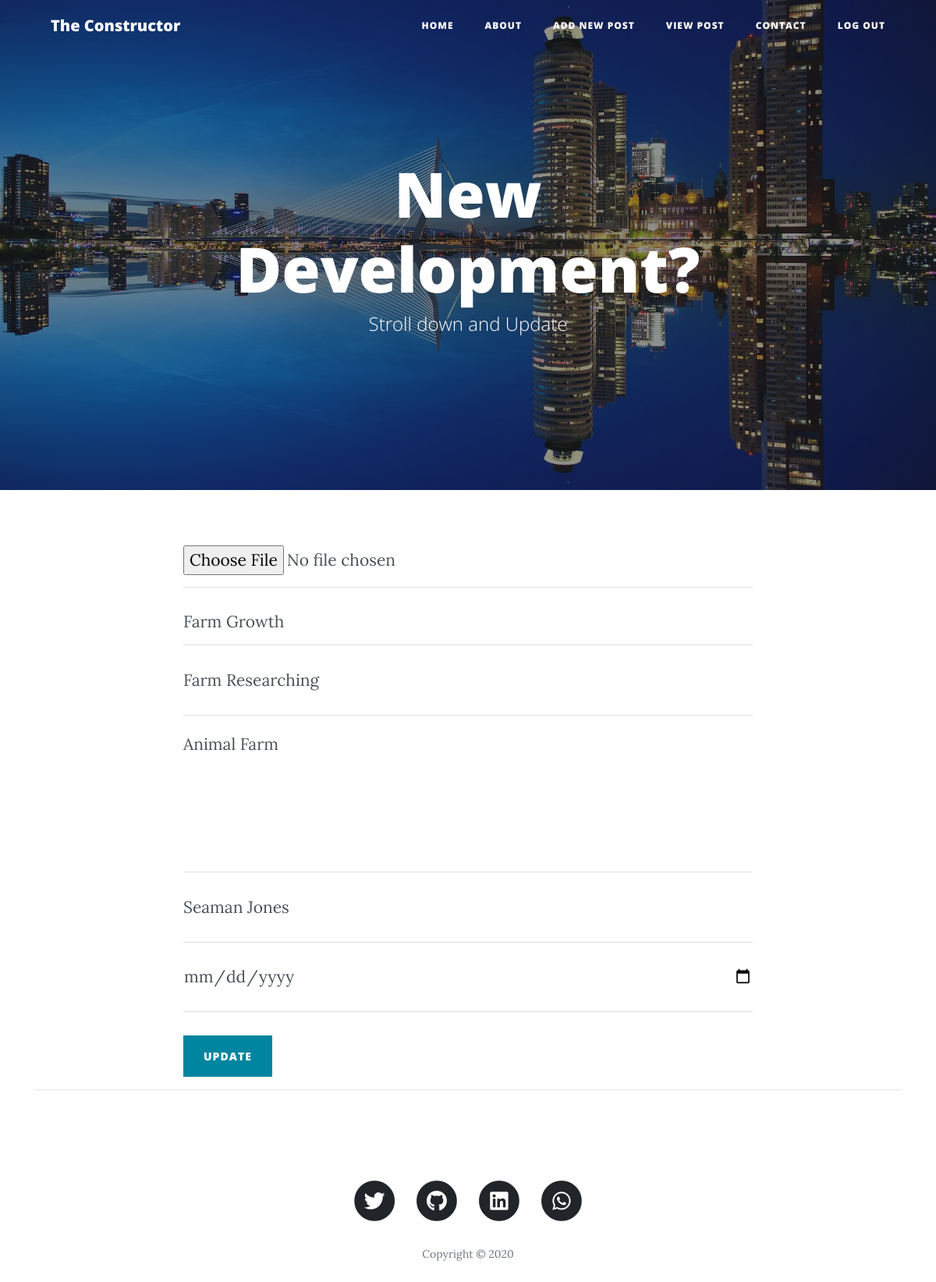
/update_edit.php?id=1 (signed in), run on the app's committed database.
### tables this page shows
CREATE TABLE `newpost` (
  `ID` int(11) NOT NULL,
  `PostImage` varchar(225) NOT NULL,
  `PostHeading` varchar(50) DEFAULT NULL,
  `SubHeading` varchar(200) DEFAULT NULL,
  `PostContent` text DEFAULT NULL,
  `Author` varchar(50) DEFAULT NULL,
  `PostingDate` datetime DEFAULT NULL
);

### update_edit.php (the view, shortened to what this page needs)
<?php
include("connection.php");
 if(isset($_GET['id'])){
  $id = $_GET['id'];
  $sql="SELECT * from newpost where id = $id";
  $result=$con->query($sql);
}else{
}
?>
<!DOCTYPE html>
<html lang="en">
<head>
  <link rel="stylesheet" href="https://cdn.jsdelivr.net/npm/bootstrap@4.5.3/dist/css/bootstrap.min.css">
  <link href="https://cdnjs.cloudflare.com/ajax/libs/font-awesome/5.15.1/css/all.min.css" rel="stylesheet" type="text/css">
  <link href="asset/css/clean-blog.min.css" rel="stylesheet">
</head>
<body>
  <nav class="navbar navbar-expand-lg navbar-light fixed-top" id="mainNav">
    <div class="container">
      <a class="navbar-brand" href="index.php">The Constructor</a>
      <?php
          include("nav_bar.php");
        ?>
    </div>
  </nav>
    <header class="masthead" style="background-image: url('asset/images/rotterdam-1598418_1920.jpg')">
    <div class="overlay"></div>
    <div class="container">
      <div class="row">
        <div class="col-lg-8 col-md-10 mx-auto">
          <div class="page-heading">
            <h1>New Development?</h1>
            <span class="subheading">Stroll down and Update</span>
          </div>
        </div>
      </div>
    </div>
  </header>
    <div class="container">
    <div class="row">
      <div class="col-lg-8 col-md-10 mx-auto">
      <?php
        if(isset($_GET['id'])){
        if(mysqli_num_rows($result) > 0){
          $row = mysqli_fetch_assoc($result);
          ?>
        <form method="post" action="process.php" name="sentMessage" id="contactForm" enctype="multipart/form-data" >
        <div class="control-group">
            <div class="form-group floating-label-form-group controls">
              <input type="file" class="form-control" id="fileToUpload" name="file" value="">
            </div>
          </div>
          <div class="control-group">
            <div class="form-group floating-label-form-group controls">
              <input type="text" class="form-control" placeholder="Post Heading" id="name" name="postHeading" value="<?php echo $row ['PostHeading'];?>" >
            </div>
          </div>
          <div class="control-group">
            <div class="form-group floating-label-form-group controls">
              <input type="text" class="form-control" placeholder="Sub-heading" id="email" name="subHeading" value="<?php echo $row ['SubHeading'];?>"  required data-validation-required-message="Please subheading">
            </div>
          </div>
          <div class="control-group">
            <div class="form-group floating-label-form-group controls">
              <textarea rows="5" class="form-control" placeholder="Post Content" id="message" name="postContent" required data-validation-required-message="Please enter the post content"><?php echo $row ['PostContent'];?></textarea>
            </div>
          </div>
          <div class="control-group">
            <div class="form-group col-xs-12 floating-label-form-group controls">
              <input type="text" class="form-control" placeholder="Author" id="phone" name="author" value="<?php echo $row ['Author'];?>"  required data-validation-required-message="Please enter the author's name.">
            </div>
            <div class="control-group">
              <div class="form-group col-xs-12 floating-label-form-group controls">
                <input type="date" class="form-control" placeholder="Date" id="phone" name="postDate" value="<?php echo $row['PostingDate'];?>"  required data-validation-required-message="Please choose the posting date.">
              </div>
          </div>
          <?php
                  }else{
            echo "Not greater than zero";
          }
        }
          ?>
          <br>
          <input type="submit" class="btn btn-primary" id="sendMessageButton" name="update" value="update" >
        </form>
      </div>
    </div>
  </div>
  <hr>
  <footer>
              <?php
              include("footer.php");
            ?>
</body>
</html>

### data on the page
newpost: postHeading "Farm Growth", subHeading "Farm Researching", postContent "Animal Farm", author "Seaman Jones"
